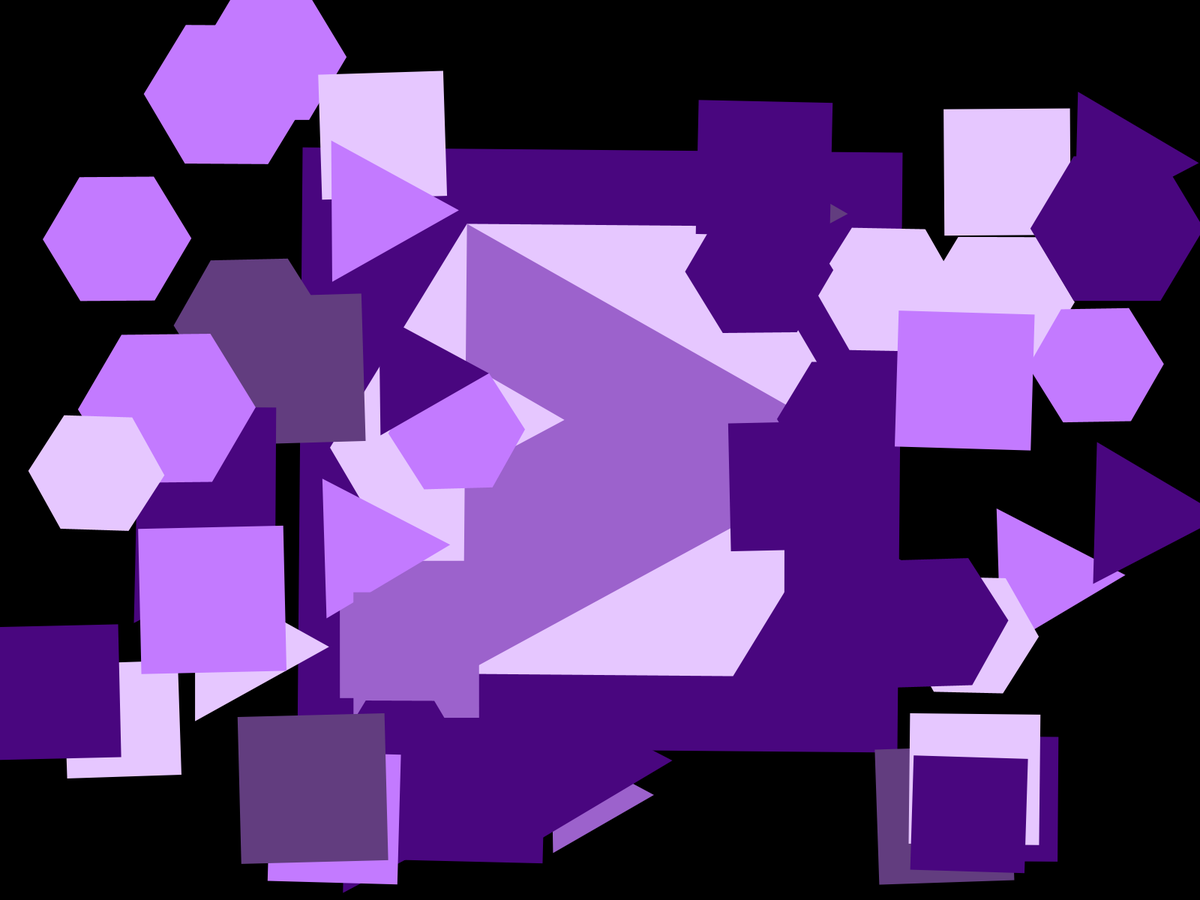
Frame 1 (no input)
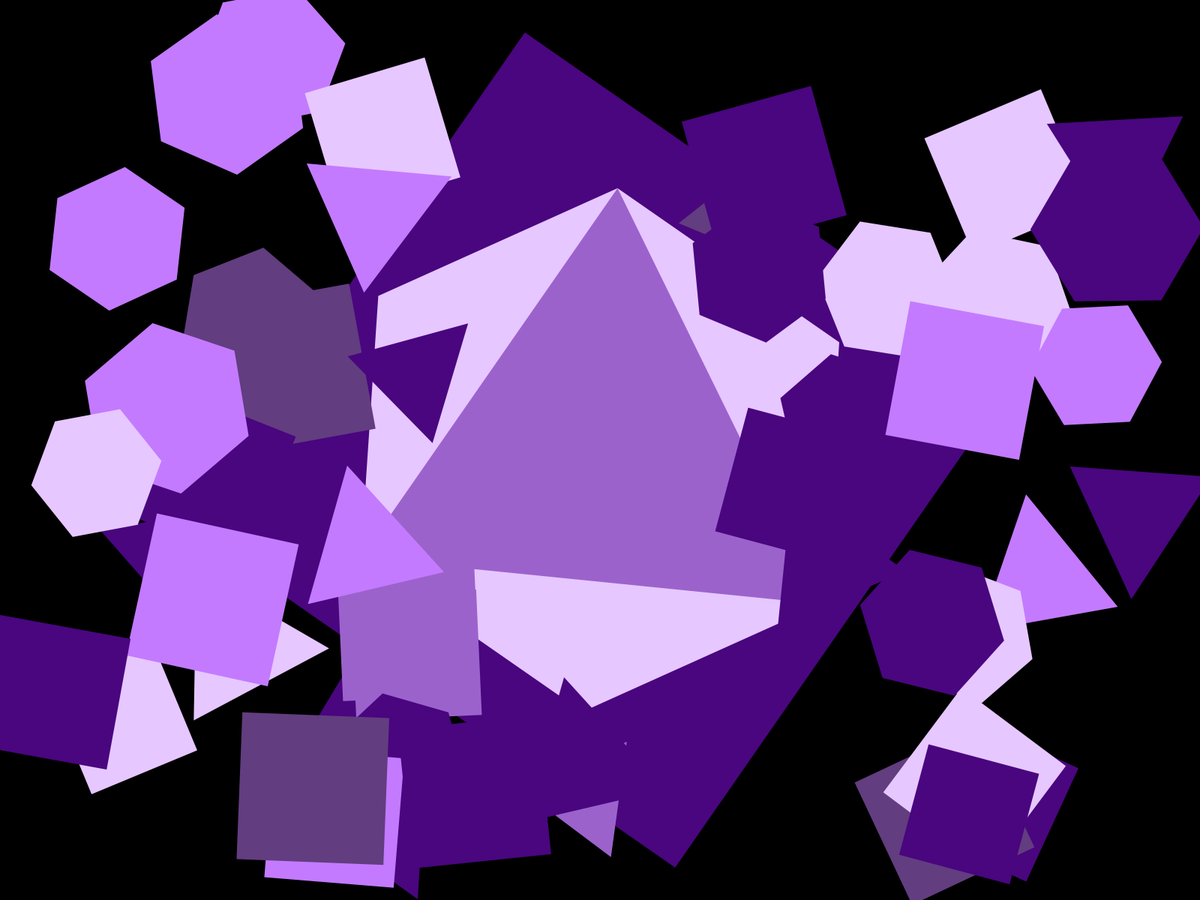
Frame 60 (the mouse pressed at the canvas centre just before this capture)
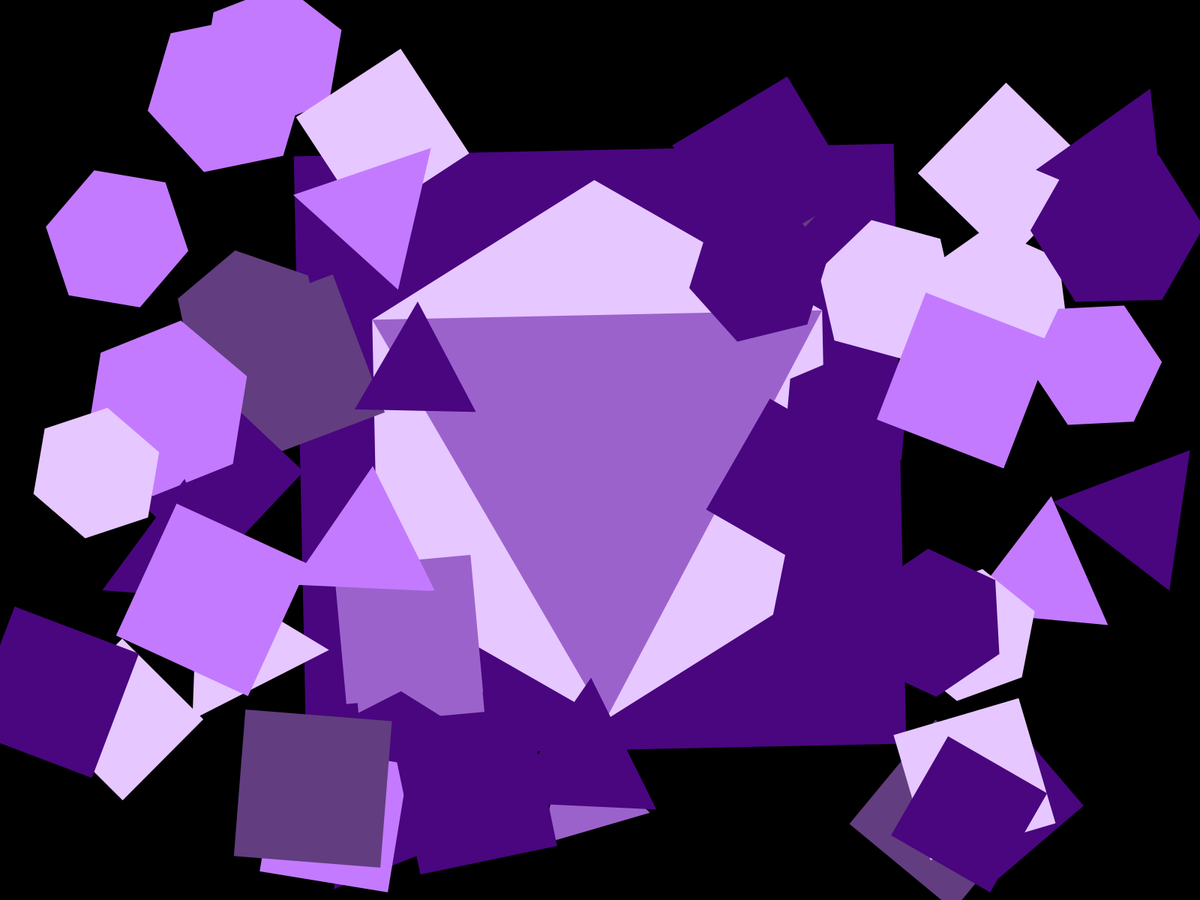
Frame 120 (the mouse held since frame 60 and released just before this capture)

The Processing sketch that drew these frames (run headless with seeded random() and noise(); from frame 60 on, the mouse is pressed at the canvas centre):

// Processing sketch: challenge_3
// ── challenge_3.pde
ArrayList<Shap> a = new ArrayList<Shap>();
int index = 0;
boolean b = false;
color[][] cols = {{0x62, 0x3D, 0x7F},
                 {0xE6, 0xC7, 0xFF}, 
                 {0xC3, 0x7A, 0xFF}, 
                 {0x49, 0x06, 0x7F},
                 {0x9C, 0x62, 0xCC}};
void setup(){
  fullScreen();
  //size(100, 100);
  clear();
  a.add( new Recto(width/2, height/2, 
                   Math.min(height/2, width/2) + Math.min(height/6, width/6), .5,
                   cols[Math.round(random(0, 4))] )); 
  a.add( new Hexo(width/2, height/2,
                  Math.min(height/2, width/2), .5,
                  cols[Math.round(random(0, 4))] ));
  a.add( new Trigo(width/2, height/2,
                   Math.min(height/2, width/2), .5, 
                   cols[Math.round(random(0,4))] ));
                   
  party(50);
}

void draw(){
  clear();
  background(0);
  if(b){
    a.get(1).moveCoord(mouseX, mouseY);
    a.get(2).moveCoord(mouseX, mouseY);
    a.get(0).moveCoord(mouseX, mouseY);
  }
    for(int i = 0; i < a.size(); i++){
      Shap h = a.get(i);
      //h.dis();
      h.rot();
      if(i >= 3){
        h.collis(a.get(0));
      }
      if(h.xc < 0 || h.xc > width || h.yc < 0 || h.yc > height){
        a.remove(i);
        a.get(0).inc += .2;
        a.get(1).inc += .2;
        a.get(2).inc += .2;
      }
    }
   if(a.size() <= 3){
     for(int i = 0; i < a.size(); i++){
       Shap h = a.get(i);
       if( h.r > 1){
         h.r -= .1;
       }
       if( h.g > 1){
         h.g -= .1;
       }
       if( h.b > 1){
         h.b -= .1;
       }
       if(h.inc > 0){
           h.inc -= .1;
        }
     }
   }
   /*
  if(frameCount%50 == 0){
    Shap h = a.get(index);
    h.col(Math.round(random(100, 255)));
    index++;
    index = index % 3;
  }
  */
  
  
}

Shap shapeType(int t, float x, float y, float z, float r, int[] c){
  Shap s;
  switch(t){
    case 1: s = new Hexo(x, y, z, r, c);
            break;
    case 2: s = new Recto(x, y, z, r, c);
            break;
    case 3: s = new Trigo(x, y, z, r, c);
            break;
    default: s = new Hexo(x, y, z, r, c);
  }
  return s;
}

void party(int num){
  int t = 0;
  float x = 0;
  float y = 0;
  float z = 0;
  float d = 0;
  int[] c;
  for(int i = 0; i < num; i++){
    t = Math.round(random(1, 3));
    x = random(0 + 60, width -60);
    y = random(0 + 60, height -60);
    z = random(150, 200);
    d = random(-2, 2);
    c = cols[Math.round(random(0,4))]; 
    a.add(shapeType(t, x, y, z, d, c));
  }
}

void mouseClicked(){
  b =  !b; 
}
/*
void keyPressed(){
 for(int i = a.size() - 1; i >= 3; i--){
   a.remove(i); 
 }
 index = 0;
}
*/
// ── Hexo.pde
class Hexo extends Shap{

 float[] x; 
 float[] y;

 Hexo(float xc,float yc, float tall, float inc, color[] c){
    super(c);
    x = new float[6];
    y = new float[6];
    this.xc = xc;
    this.yc = yc;
    this.deg = 0;
    this.inc = inc;
    resetMatrix();
    translate(xc, yc);
    x[0] = -3/10.0 * tall;
    y[0] = -1/2.0 * tall;
    x[1] = 3/10.0 * tall;
    y[1] = -1/2.0 * tall;
    x[2] = 3/5.0 * tall;
    y[2] = 0;
    x[3] = 3/10.0 * tall;
    y[3] = 1/2.0 * tall;
    x[4] = -3/10.0 * tall; 
    y[4] = 1/2.0 * tall;
    x[5] = -3/5.0 * tall;
    y[5] = 0;
    resetMatrix();
  }
  
  void dis(){
    noStroke(); 
    fill(color(r, g, b));
    beginShape();
    vertex(x[0], y[0]);
    vertex(x[1], y[1]);
    vertex(x[2], y[2]);
    vertex(x[3], y[3]);
    vertex(x[4], y[4]);
    vertex(x[5], y[5]);
    endShape();
  }
  
}
// ── Recto.pde
class Recto extends Shap{
 float size;
 
 Recto(float xc, float yc, float size, float r, color[] c){
   super(c);
   this.xc = xc;
   this.yc = yc;
   this.size = size;
   this.deg = 0;
   this.inc = r;
 }
 
 void dis(){
   rectMode(CENTER);
   noStroke();
   fill(color(r, g, b));
   rect(0, 0, size, size);
 }
 
}
// ── Shape.pde
abstract class Shap{  
 float xc;   //x coordinates
 float yc;   //y coordinates
 float deg;  //current amount of radians rotated
 float inc;  //how much to increment by
 float velox;
 float veloy;
 float direx;
 float direy;
 float speed;
 int r;
 int g;
 int b;
  
 Shap(color[] c){
   velox = 0;
   veloy = 0;
   direx = 0;
   direy = 0;
   speed = 0;
   this.r = c[0];
   this.g = c[1];
   this.b = c[2];
 }
 
 void dis(){
   
 }
 
 void rot(){   
   deg += inc;
   resetMatrix();
   if(speed > 0){
     velox = direx*speed;
     veloy = direy*speed;
     xc+=velox;  
     yc+=veloy; 
     if( r > 10){
       r -= 5;
     }
     if( g > 10){
       g -= 5;
     }
     if( b > 10){
       b -= 5;
     }
   }
   translate(xc, yc);
   rotate(radians(deg));
   dis();
   resetMatrix();
 }
 
  void collis(Shap o){
     float dis = dist(o.xc, o.yc, xc, yc);
     if( dis < 200 ){
       direx = (xc-o.xc) / dis;
       direy = (yc-o.yc) / dis;
       speed = (float)Math.sqrt(dis);
     }
       
  }
  void moveCoord(float x, float y){
    xc = x;
    yc = y;
  }
}
// ── Trigo.pde
class Trigo extends Shap{

 float[] x; 
 float[] y;

 Trigo(float xc,float yc, float tall, float inc, color[] c){
   super(c);
    x = new float[3];
    y = new float[3];
    this.xc = xc;
    this.yc = yc;
    this.deg = 0;
    this.inc = inc; 
    resetMatrix();
    translate(xc, yc);
    x[0] = -3/10.0 * tall;
    y[0] = -1/2.0 * tall;
    x[1] = 3/5.0 * tall;
    y[1] = 0;
    x[2] = -3/10.0 * tall; 
    y[2] = 1/2.0 * tall;
    resetMatrix();
  }
  
  void dis(){
    noStroke(); 
    fill(color(r, g, b));
    beginShape();
    vertex(x[0], y[0]);
    vertex(x[1], y[1]);
    vertex(x[2], y[2]);
    endShape();
  }
  

}
